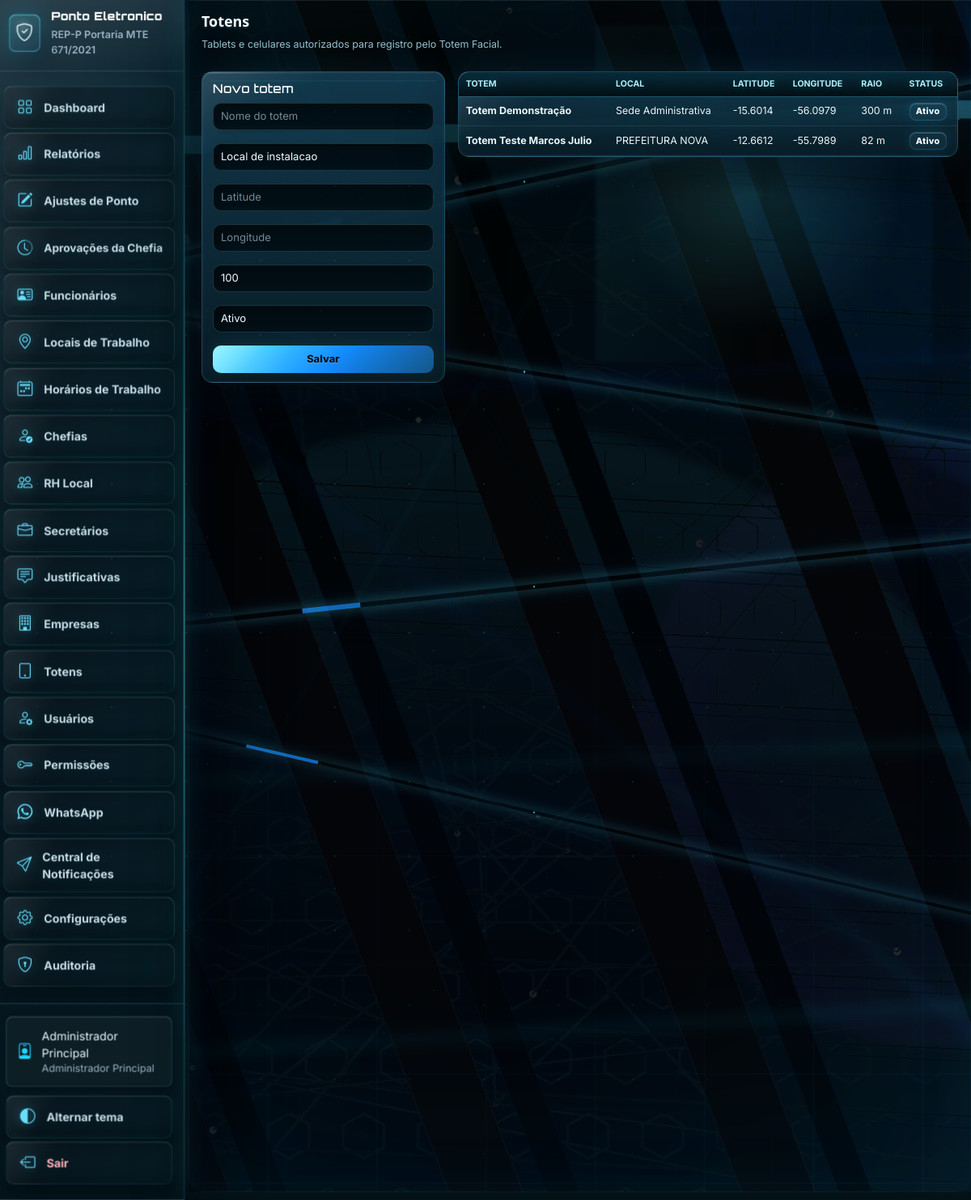
The page /totens (signed in) on the database its author committed.
### tables this page shows
CREATE TABLE usuarios (
            id INTEGER PRIMARY KEY AUTOINCREMENT,
            nome TEXT NOT NULL,
            login TEXT UNIQUE NOT NULL,
            senha TEXT NOT NULL,
            perfil TEXT NOT NULL
        , funcionario_id INTEGER, ativo INTEGER NOT NULL DEFAULT 1, rh_local_id INTEGER, chefia_id INTEGER, secretario_id INTEGER, cpf TEXT, email TEXT, telefone TEXT, secretaria_departamento TEXT);

CREATE TABLE totens (
            id INTEGER PRIMARY KEY AUTOINCREMENT,
            nome TEXT NOT NULL,
            local_id INTEGER,
            latitude REAL NOT NULL,
            longitude REAL NOT NULL,
            raio_metros INTEGER NOT NULL DEFAULT 100,
            ativo INTEGER NOT NULL DEFAULT 1,
            criado_em TEXT NOT NULL,
            FOREIGN KEY (local_id) REFERENCES locais_trabalho(id)
        );

CREATE TABLE locais_trabalho (
            id INTEGER PRIMARY KEY AUTOINCREMENT,
            empresa_id INTEGER NOT NULL,
            nome TEXT NOT NULL,
            latitude REAL NOT NULL,
            longitude REAL NOT NULL,
            raio_metros INTEGER NOT NULL DEFAULT 100,
            ativo INTEGER NOT NULL DEFAULT 1, rh_local_id INTEGER,
            FOREIGN KEY (empresa_id) REFERENCES empresas(id)
        );

### app.py (the view, shortened to what this page needs)
@app.route("/totens", methods=["GET", "POST"])
@login_required
@perfil_required("Administrador Principal")
def totens():
    locais_rows = query("SELECT * FROM locais_trabalho WHERE ativo = 1 ORDER BY nome")
    rows = query(
        """SELECT t.*, l.nome local_nome
           FROM totens t
           LEFT JOIN locais_trabalho l ON l.id = t.local_id
           ORDER BY t.ativo DESC, t.nome"""
    )
    return page_template("pages/totens.html", title="Totens", rows=rows, locais_rows=locais_rows)

### app.py (called while the page is built, shortened)
@app.after_request
def add_api_cors_headers(response):
    return response

def get_db():
    if "db" not in g:
        g.db = sqlite3.connect(DB_PATH)
        g.db.row_factory = sqlite3.Row
    return g.db

def query(sql, params=()):
    return get_db().execute(sql, params).fetchall()

def one(sql, params=()):
    return get_db().execute(sql, params).fetchone()

def csrf_token():
    token = session.get("_csrf_token")
    if not token:
        token = secrets.token_urlsafe(32)
        session["_csrf_token"] = token
    return token

def csrf_input():
    return f'<input type="hidden" name="_csrf_token" value="{csrf_token()}">'

@app.before_request
def validate_csrf():
    if request.method != "POST":
        return None

@app.after_request
def security_headers(response):
    response.headers.setdefault("X-Content-Type-Options", "nosniff")
    response.headers.setdefault("X-Frame-Options", "SAMEORIGIN")
    response.headers.setdefault("Referrer-Policy", "strict-origin-when-cross-origin")
    if request.path in ("/totem-facial", "/terminal-ponto") or request.path.startswith("/totem-facial/"):
        response.headers["Cache-Control"] = "no-store, no-cache, must-revalidate, max-age=0"
        response.headers["Pragma"] = "no-cache"
        response.headers["Expires"] = "0"
    return response

def current_user():
    if not session.get("user_id"):
        return None
    return one("SELECT * FROM usuarios WHERE id = ?", (session["user_id"],))

def login_required(view):
    @wraps(view)
    def wrapped(*args, **kwargs):
        if not session.get("user_id"):
            return redirect(url_for("login"))
        return view(*args, **kwargs)
    return wrapped

def perfil_required(*perfis):
    def decorator(view):
        @wraps(view)
        def wrapped(*args, **kwargs):
            user = current_user()
            if not user:
                return redirect(url_for("login"))
            aliases = {
                "RH": "RH Local",
                "Gestor": "Chefia Imediata",
                "Chefia imediata": "Chefia Imediata",
                "Secretário": "Secretário da Pasta",
            }
            perfil = aliases.get(user["perfil"], user["perfil"])
            permitidos = {aliases.get(p, p) for p in perfis}
            if perfil not in permitidos:
                return page("<div class='alert alert-danger'>Acesso negado.</div>", title="Acesso negado"), 403
            return view(*args, **kwargs)
        return wrapped
    return decorator

### templates/pages/totens.html (shortened to what this page needs)
{% extends "base.html" %}
{% block body %}
<div class="mb-4"><h3 class="fw-bold">Totens</h3><div class="text-muted">Tablets e celulares autorizados para registro pelo Totem Facial.</div></div>
<div class="row g-3">
  <div class="col-lg-4"><div class="card"><div class="card-body">
    <h5>Novo totem</h5>
    <form method="post" class="d-grid gap-3">{{ csrf_input()|safe }}
      <input class="form-control" name="nome" placeholder="Nome do totem" required>
      <select class="form-select" name="local_id" required>
        <option value="">Local de instalacao</option>
      </select>
      <input class="form-control" name="latitude" placeholder="Latitude" required>
      <input class="form-control" name="longitude" placeholder="Longitude" required>
      <input class="form-control" type="number" min="1" name="raio_metros" placeholder="Raio permitido em metros" value="100" required>
      <select class="form-select" name="ativo">
        <option value="1">Ativo</option>
      </select>
      <button class="btn btn-primary">Salvar</button>
    </form>
  </div></div></div>
  <div class="col-lg-8"><div class="card"><div class="table-responsive"><table class="table table-hover mb-0">
    <thead><tr><th>Totem</th><th>Local</th><th>Latitude</th><th>Longitude</th><th>Raio</th><th>Status</th></tr></thead>
    <tbody>
      {% for t in rows %}
      <tr>
        <td><strong>{{ t.nome }}</strong></td>
        <td>{{ t.local_nome or '-' }}</td>
        <td>{{ t.latitude }}</td>
        <td>{{ t.longitude }}</td>
        <td>{{ t.raio_metros }} m</td>
        <td>{% if t.ativo %}<span class="badge bg-success">Ativo</span>{% else %}<span class="badge bg-secondary">Inativo</span>{% endif %}</td>
      </tr>
      {% endfor %}
    </tbody>
  </table></div></div></div>
</div>
{% endblock %}

### templates/base.html (shortened to what this page needs)
<!doctype html>
<html lang="pt-br" data-bs-theme="dark">
<head>
  <link href="https://cdn.jsdelivr.net/npm/bootstrap@5.3.3/dist/css/bootstrap.min.css" rel="stylesheet">
  <link href="https://cdn.jsdelivr.net/npm/bootstrap-icons@1.11.3/font/bootstrap-icons.css" rel="stylesheet">
  <link href="{{ url_for('static', filename='css/app.css') }}?v={{ asset_version }}" rel="stylesheet">
</head>
<body class="app-shell">
<div class="app-background" aria-hidden="true">
  <img class="app-background-image" src="{{ url_for('static', filename='img/login-data-streams.png') }}?v={{ asset_version }}" alt="">
  <img class="app-background-veil" src="{{ url_for('static', filename='img/tech-veil.png') }}?v={{ asset_version }}" alt="">
  <div class="app-background-streams">
    <span class="app-background-stream app-background-stream-a"></span>
    <span class="app-background-stream app-background-stream-b"></span>
    <span class="app-background-stream app-background-stream-c"></span>
    <span class="app-background-stream app-background-stream-d"></span>
  </div>
</div>
{% if session.get('user_id') %}
<div class="layout d-flex">
  <aside class="sidebar">
    <div class="brand">
      <div class="brand-mark"><i class="bi bi-shield-check"></i></div>
      <div><strong>Ponto Eletronico</strong><small>REP-P Portaria MTE 671/2021</small></div>
    </div>
    <div class="sidebar-scroll">
      {{ nav_links('')|safe }}
    </div>
    <div class="sidebar-footer">
      <div class="user-chip"><i class="bi bi-person-badge"></i><span>{{ user.nome }}<small>{{ user.perfil }}</small></span></div>
      <a class="theme-link" href="{{ url_for('toggle_theme') }}"><i class="bi bi-circle-half"></i> Alternar tema</a>
      <a class="logout-link" href="{{ url_for('logout') }}"><i class="bi bi-box-arrow-left"></i> Sair</a>
    </div>
  </aside>
  <main class="content">
    <div class="content-glow"></div>
{% endif %}
    {% block body %}{{ body|safe }}{% endblock %}
{% if session.get('user_id') %}
  </main>
</div>
{% endif %}
</body>
</html>

### rows shown on the page
usuarios: nome "Administrador Principal", perfil "Administrador Principal"
totens: nome "Totem Demonstração", nome "Sede Administrativa", latitude "-15.6014", longitude "-56.0979", raio_metros "300", ativo "Ativo"
totens: nome "Totem Teste Marcos Julio", nome "PREFEITURA NOVA", latitude "-12.6612", longitude "-55.7989", raio_metros "82", ativo "Ativo"
